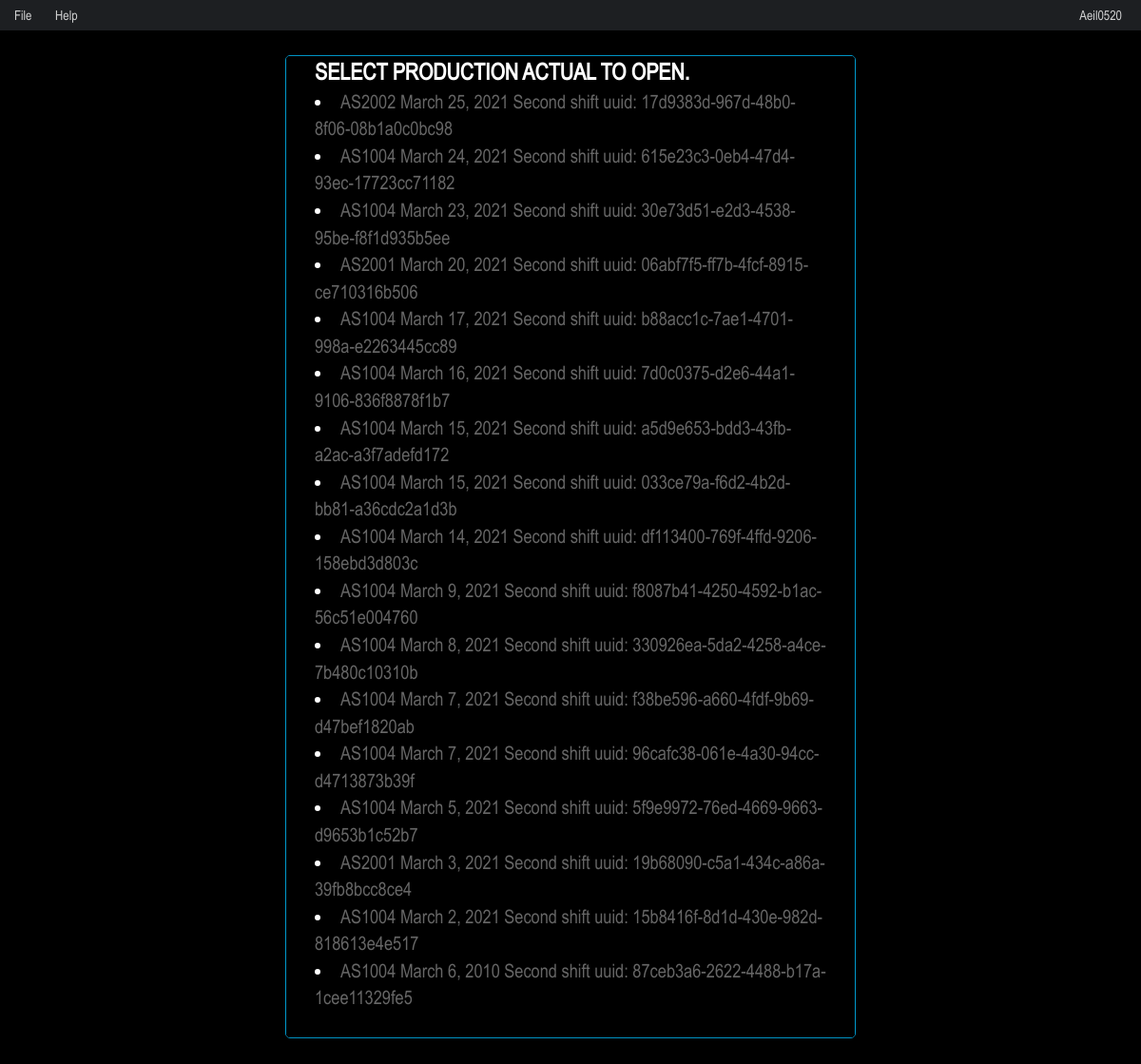
/Records/OpenRecent/ (signed in), run on the app's committed database.
### productionactual/models.py (models this page shows, shortened)
class ProductionActual(models.Model):
    id = models.UUIDField(primary_key=True, default=uuid.uuid4, help_text="Unique ID for this particular ProductionActual")
    pa_date = models.DateField('production actual date')
    assembly_line_number = models.ForeignKey(AssemblyLine, on_delete=models.CASCADE)
    shift = models.ForeignKey(Shift, on_delete=models.CASCADE)
    user = models.ForeignKey(User, on_delete=models.CASCADE)

class AssemblyLine(models.Model):
    department = models.ForeignKey(Department, on_delete=models.CASCADE)
    line_name = models.CharField(max_length=6)
    def __str__(self):
        return self.line_name

class Shift(models.Model):
    shift_number = models.IntegerField()
    shift_name = models.CharField(max_length=15)
    def __str__(self):
        return self.shift_name

### productionactual/views.py (the view)
# urls.py: path('OpenRecent/', views.OpenRecentProductionActualView.as_view(), name='OpenRecentProductionActual'),
class OpenRecentProductionActualView(generic.ListView):
    template_name = 'productionactual/openrecentproductionactual.html'
    context_object_name = 'latest_pa_list'
    def get_queryset(self):
        return ProductionActual.objects.filter(pa_date__lte=timezone.now()).order_by('-pa_date')[:50]

### productionactual/templates/productionactual/openrecentproductionactual.html (shortened to what this page needs)
{% extends 'smenu.html' %}
{% block content %}
{% if user.is_authenticated %}
<div class="modal-content">
    <div>
        <h3 class="modal-title">Select Production Actual to open.</h3>
        {% for ProductionActual in latest_pa_list %}
        <li><a href="{% url 'ProductionActual' ProductionActual.id %}"> {{ ProductionActual.assembly_line_number }} {{ ProductionActual.pa_date }}  {{ ProductionActual.shift }} shift uuid: {{ ProductionActual.id }}</a></li>
    {% endfor %}
    </div>
</div>
{% endif %}
{% endblock %}

### templates/smenu.html (shortened to what this page needs)
{% extends 'base.html' %}
{% block menu %}
{% if user.is_authenticated %}
<ul id="smenu" class="smenu active">
<li>
    <a>File</a>
  </li>
  <li>
      <a>Help</a>
  </li>
  <li class="menu-float-right">
      <a>{{ user.username }}</a>
  </li>
</ul>
{% endif %}
{% endblock %}

### templates/base.html (shortened to what this page needs)
<!DOCTYPE html>
<html>
<head>
    {% load static %}
  <link rel="stylesheet" href="{% static 'productionactual/bootstrap.min.css' %}">
  <link rel="stylesheet" type="text/css" href="{% static 'productionactual/style.css' %}">
</head>
<body>
  <main>
    {% block menu %}
    {% endblock %}
    {% block content %}
    {% endblock %}
  </main>
</body>
</html>

### productionactual/static/productionactual/style.css (style rules this page uses)
:root { --accent-color:#09c; --accent-light-color:#00a3da }
* { -webkit-tap-highlight-color:rgba(0,0,0,0); -webkit-user-drag:none; -moz-user-drag:none; -webkit-box-sizing:border-box; -moz-box-sizing:border-box; box-sizing:border-box; -ms-touch-action:manipulation; touch-action:manipulation; vertical-align:top; font-weight:400; outline:none }
body,html { margin:0; padding:0; height:100%; width:100%; color:#fff; font-size:20px; background-color:#000; font-family:Arial Narrow; }
h1,h2,h3,h4,h5,h1.login-title { text-transform:uppercase; font-weight:700; margin:0 }
a { color: #666; }
.menu-float-right { float: right; margin-right: 10px; }
.modal-content { padding:0 30px 30px 30px; max-width: 90%; max-height: 90%; overflow:auto; background-color: #fefefe; border: 1px solid #09c; border-radius:5px; background-color: rgb(0, 0, 0); position:absolute; top: 50%; left: 50%; -ms-transform: translate(-50%, -50%); transform: translate(-50%, -50%); }
#smenu { padding-left: 5px; background-color: #1d1f22; height: 32px }
ol, ul { list-style: none; list-style-image: none }
.smenu { display: block; z-index: 99 }
.smenu, .smenu li { position: relative }
.smenu li { display: inline-block }
.smenu a, .overflow-smenu a { height: 32px; line-height: 32px; display: block; cursor: pointer; padding: 0 10px; color: hsla(0, 0%, 100%, .8); font-size: 14px; text-decoration: none; text-transform: capitalize; }

### data on the page
ProductionActual: assembly_line_number "AS2002", pa_date "March 25, 2021", shift "Second", id "17d9383d-967d-48b0-8f06-08b1a0c0bc98"
ProductionActual: assembly_line_number "AS1004", pa_date "March 24, 2021", shift "Second", id "615e23c3-0eb4-47d4-93ec-17723cc71182"
ProductionActual: assembly_line_number "AS1004", pa_date "March 23, 2021", shift "Second", id "30e73d51-e2d3-4538-95be-f8f1d935b5ee"
ProductionActual: assembly_line_number "AS2001", pa_date "March 20, 2021", shift "Second", id "06abf7f5-ff7b-4fcf-8915-ce710316b506"
ProductionActual: assembly_line_number "AS1004", pa_date "March 17, 2021", shift "Second", id "b88acc1c-7ae1-4701-998a-e2263445cc89"
ProductionActual: assembly_line_number "AS1004", pa_date "March 16, 2021", shift "Second", id "7d0c0375-d2e6-44a1-9106-836f8878f1b7"
ProductionActual: assembly_line_number "AS1004", pa_date "March 15, 2021", shift "Second", id "a5d9e653-bdd3-43fb-a2ac-a3f7adefd172"
ProductionActual: assembly_line_number "AS1004", pa_date "March 15, 2021", shift "Second", id "033ce79a-f6d2-4b2d-bb81-a36cdc2a1d3b"
ProductionActual: assembly_line_number "AS1004", pa_date "March 14, 2021", shift "Second", id "df113400-769f-4ffd-9206-158ebd3d803c"
ProductionActual: assembly_line_number "AS1004", pa_date "March 9, 2021", shift "Second", id "f8087b41-4250-4592-b1ac-56c51e004760"
ProductionActual: assembly_line_number "AS1004", pa_date "March 8, 2021", shift "Second", id "330926ea-5da2-4258-a4ce-7b480c10310b"
ProductionActual: assembly_line_number "AS1004", pa_date "March 7, 2021", shift "Second", id "f38be596-a660-4fdf-9b69-d47bef1820ab"
ProductionActual: assembly_line_number "AS1004", pa_date "March 7, 2021", shift "Second", id "96cafc38-061e-4a30-94cc-d4713873b39f"
ProductionActual: assembly_line_number "AS1004", pa_date "March 5, 2021", shift "Second", id "5f9e9972-76ed-4669-9663-d9653b1c52b7"
ProductionActual: assembly_line_number "AS2001", pa_date "March 3, 2021", shift "Second", id "19b68090-c5a1-434c-a86a-39fb8bcc8ce4"
ProductionActual: assembly_line_number "AS1004", pa_date "March 2, 2021", shift "Second", id "15b8416f-8d1d-430e-982d-818613e4e517"
ProductionActual: assembly_line_number "AS1004", pa_date "March 6, 2010", shift "Second", id "87ceb3a6-2622-4488-b17a-1cee11329fe5"

### other printed values
{{ user.username }} "Aeil0520"
